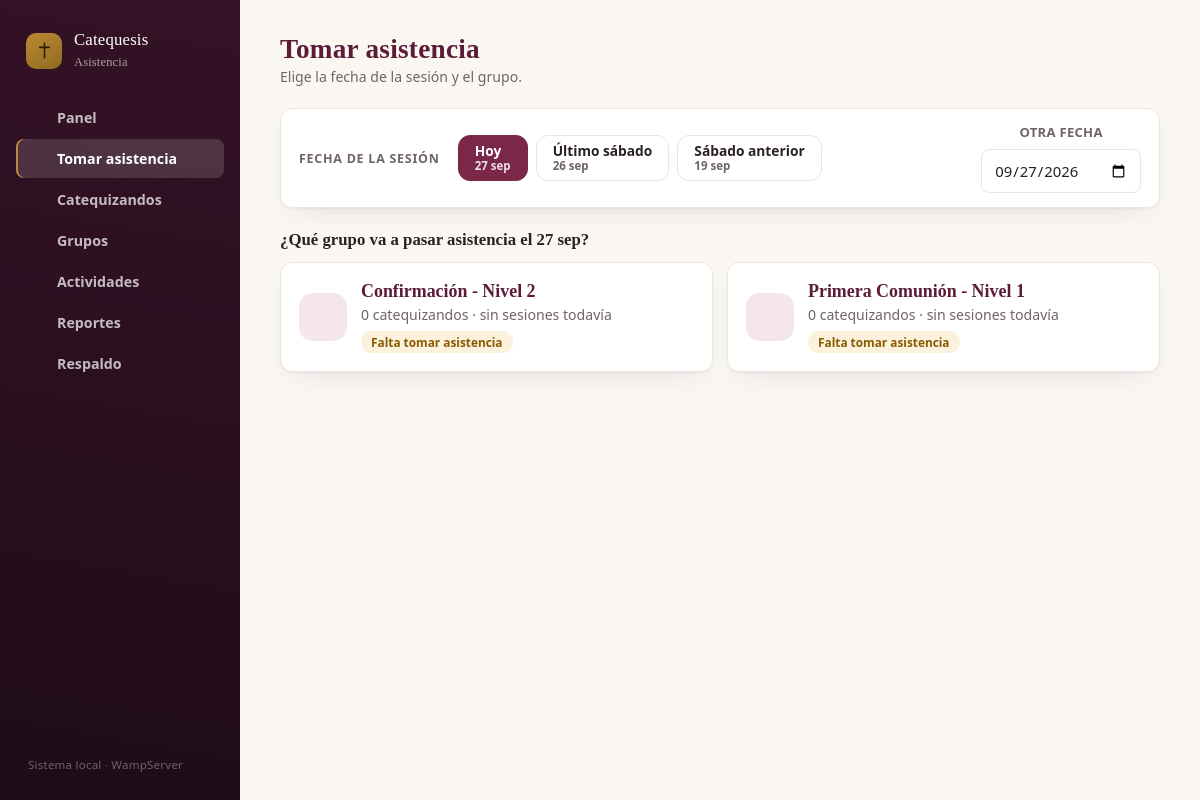
The page /asistencia.php on the database its author committed.
### tables this page shows
CREATE TABLE grupos (
  id INT AUTO_INCREMENT PRIMARY KEY,
  nombre VARCHAR(100) NOT NULL,
  descripcion VARCHAR(255) NULL,
  dia_semana VARCHAR(20) NULL,
  meta_puntos DECIMAL(5,1) NULL,  
  creado_en TIMESTAMP DEFAULT CURRENT_TIMESTAMP
);

### includes/functions.php (called while the page is built, shortened)
<?php
function e(?string $value): string
{
    return htmlspecialchars($value ?? '', ENT_QUOTES, 'UTF-8');
}
function asset(string $ruta): string
{
    $archivo = __DIR__ . '/../' . $ruta;
    return $ruta . '?v=' . (is_file($archivo) ? filemtime($archivo) : time());
}

### asistencia.php (the view, shortened to what this page needs)
<?php
require __DIR__ . '/config/db.php';
require __DIR__ . '/includes/functions.php';
$grupos = $pdo->query('SELECT * FROM grupos ORDER BY nombre')->fetchAll();
$hoy = date('Y-m-d');
$grupo_id = (int) ($_GET['grupo'] ?? 0);
$fecha = (string) ($_GET['fecha'] ?? $hoy);
$grupoActual = null;
if (!$grupoActual) {
    $grupo_id = 0;
}
$estudiantes = [];
$sesion = null;
$mesesCorto = ['', 'ene', 'feb', 'mar', 'abr', 'may', 'jun', 'jul', 'ago', 'sep', 'oct', 'nov', 'dic'];
$mesesHero = ['', 'ENE', 'FEB', 'MAR', 'ABR', 'MAY', 'JUN', 'JUL', 'AGO', 'SEP', 'OCT', 'NOV', 'DIC'];
$corta = fn(string $f) => date('j', strtotime($f)) . ' ' . $mesesCorto[(int) date('n', strtotime($f))];
$ultimoSabado = date('Y-m-d', strtotime($hoy . ' -' . ((((int) date('w', strtotime($hoy))) + 1) % 7) . ' days'));
$atajos = [['Hoy', $hoy]];
if ($ultimoSabado !== $hoy) {
    $atajos[] = ['Último sábado', $ultimoSabado];
}
$atajos[] = ['Sábado anterior', date('Y-m-d', strtotime($ultimoSabado . ' -7 days'))];
$urlFecha = fn(string $f) => 'asistencia.php?' . ($grupo_id ? 'grupo=' . $grupo_id . '&' : '') . 'fecha=' . urlencode($f);
require __DIR__ . '/includes/header.php';
?>
<?php if ($grupo_id && $estudiantes): $ts = strtotime($fecha); ?>
<div class="hero-act">
    <div class="act-date"><?= $mesesHero[(int) date('n', $ts)] ?><strong><?= date('j', $ts) ?></strong></div>
    <div class="hero-main">
        <h1 class="hero-title"><?= e($grupoActual['nombre']) ?></h1>
        <div class="hero-pills">
            <span class="pill"><?= e(fecha_larga($ts)) ?></span>
            <span class="pill"><?= count($estudiantes) ?> <?= count($estudiantes) === 1 ? 'catequizando' : 'catequizandos' ?></span>
            <?php if ($sesion): ?>
                <span class="pill pill-ok">Sesión registrada</span>
            <?php else: ?>
                <span class="pill pill-gold">Sesión nueva</span>
            <?php endif; ?>
            <?php if ($fecha > $hoy): ?><span class="pill pill-gold">Fecha futura</span><?php endif; ?>
        </div>
    </div>
    <div class="hero-tools no-print">
        <?php if ($sesion): ?><a class="btn" href="reportes_sesion.php?id=<?= (int) $sesion['id'] ?>">Ver detalle</a><?php endif; ?>
        <a class="btn" href="asistencia.php?fecha=<?= e(urlencode($fecha)) ?>">Cambiar grupo</a>
    </div>
</div>
<?php else: ?>
<div class="dash-hero">
    <div>
        <h1>Tomar asistencia</h1>
        <p class="muted dash-date">Elige la fecha de la sesión y el grupo.</p>
    </div>
</div>
<?php endif; ?>
<form class="card ctx-bar no-print" method="get" action="asistencia.php" id="form-fecha">
    <span class="ctx-label" id="lbl-fecha">Fecha de la sesión</span>
    <div class="ctx-chips" role="group" aria-labelledby="lbl-fecha">
        <?php foreach ($atajos as [$etq, $f]): ?>
            <a class="date-chip<?= $f === $fecha ? ' is-on' : '' ?>" href="<?= e($urlFecha($f)) ?>" <?= $f === $fecha ? 'aria-current="date"' : '' ?>>
                <?= e($etq) ?><small><?= e($corta($f)) ?></small>
            </a>
        <?php endforeach; ?>
    </div>
    <label class="ctx-date">Otra fecha
        <input type="date" name="fecha" value="<?= e($fecha) ?>" required>
    </label>
</form>
<?php if (!$grupos): ?>
    <div class="card"><div class="empty-state">
        <span class="empty-icon"><?= nav_icon('book') ?></span>
        <strong>Todavía no hay grupos</strong>
        <a class="btn btn-small btn-primary" href="grupos.php">Crear un grupo</a>
    </div></div>
<?php elseif (!$grupo_id): ?>
    <?php
    $stmt = $pdo->prepare('
        SELECT g.id, g.nombre, g.descripcion,
               (SELECT COUNT(*) FROM estudiantes e WHERE e.grupo_id = g.id) AS n_est,
               (SELECT MAX(s.fecha) FROM sesiones s WHERE s.grupo_id = g.id) AS ultima,
               EXISTS(SELECT 1 FROM sesiones s WHERE s.grupo_id = g.id AND s.fecha = ?) AS tiene_sesion
        FROM grupos g ORDER BY g.nombre
    ');
    $stmt->execute([$fecha]);
    $tarjetas = $stmt->fetchAll();
    ?>
    <h2 class="section-h">¿Qué grupo va a pasar asistencia el <?= e($corta($fecha)) ?>?</h2>
    <div class="group-grid">
    <?php foreach ($tarjetas as $g): ?>
        <a class="group-card" href="<?= e('asistencia.php?grupo=' . (int) $g['id'] . '&fecha=' . urlencode($fecha)) ?>">
            <span class="group-ico"><?= nav_icon('book') ?></span>
            <span class="group-body">
                <strong class="group-name"><?= e($g['nombre']) ?></strong>
                <span class="muted"><?= (int) $g['n_est'] ?> <?= (int) $g['n_est'] === 1 ? 'catequizando' : 'catequizandos' ?>
                    · <?= $g['ultima'] ? 'última sesión ' . e($corta($g['ultima'])) : 'sin sesiones todavía' ?></span>
                <span class="group-state <?= $g['tiene_sesion'] ? 'is-done' : 'is-todo' ?>">
                    <?= $g['tiene_sesion'] ? 'Ya registrada ese día' : 'Falta tomar asistencia' ?>
                </span>
            </span>
            <span class="group-go" aria-hidden="true"><?= nav_icon('arrow') ?></span>
        </a>
    <?php endforeach; ?>
    </div>
<?php endif; ?>
<?php require __DIR__ . '/includes/footer.php'; ?>

### includes/header.php (shortened to what this page needs)
<?php
$current_script = basename($_SERVER['SCRIPT_NAME']);
function nav_active(string $script, string $current): string
{
    return $script === $current ? 'active' : '';
}
function nav_icon(string $name): string
{
    $paths = [
        'home' => '<path d="M3 10.5 12 3l9 7.5"/><path d="M5 9.5V20a1 1 0 0 0 1 1h4v-6h4v6h4a1 1 0 0 0 1-1V9.5"/>',
        'check' => '<rect x="3" y="3" width="18" height="18" rx="3"/><path d="m8 12.5 2.5 2.5L16 9.5"/>',
        'users' => '<circle cx="9" cy="8" r="3.2"/><path d="M3.5 20c.5-3.2 2.8-5 5.5-5s5 1.8 5.5 5"/><path d="M15.5 6.2a3.2 3.2 0 0 1 0 6.1"/><path d="M17 15.3c2.4.4 4 2.1 4.5 4.7"/>',
        'book' => '<path d="M4 5.5A2.5 2.5 0 0 1 6.5 3H20v16H6.5A2.5 2.5 0 0 0 4 21.5z"/><path d="M4 19V5.5"/>',
        'chart' => '<path d="M4 20V10"/><path d="M12 20V4"/><path d="M20 20v-7"/><path d="M3 20h18"/>',
        'calendar' => '<rect x="3" y="5" width="18" height="16" rx="2"/><path d="M3 10h18"/><path d="M8 3v4"/><path d="M16 3v4"/>',
        'trend' => '<path d="M3 17l6-6 4 4 8-8"/><path d="M15 7h6v6"/>',
        'db' => '<ellipse cx="12" cy="6" rx="8" ry="3"/><path d="M4 6v6c0 1.7 3.6 3 8 3s8-1.3 8-3V6"/><path d="M4 12v6c0 1.7 3.6 3 8 3s8-1.3 8-3v-6"/>',
        'edit' => '<path d="M4 20h4L19 9l-4-4L4 16z"/><path d="M13.5 6.5l4 4"/>',
        'trash' => '<path d="M4 7h16"/><path d="M9 7V4h6v3"/><path d="M6 7l1 13h10l1-13"/><path d="M10 11v5"/><path d="M14 11v5"/>',
        'plus' => '<path d="M12 5v14"/><path d="M5 12h14"/>',
        'search' => '<circle cx="11" cy="11" r="6"/><path d="M20 20l-4-4"/>',
        'x' => '<path d="M6 6l12 12"/><path d="M18 6L6 18"/>',
        'clock' => '<circle cx="12" cy="12" r="9"/><path d="M12 7v5l3 2"/>',
        'undo' => '<path d="M9 14L4 9l5-5"/><path d="M4 9h10a6 6 0 010 12h-3"/>',
        'star' => '<path d="M12 2.5l2.9 6.5 6.9.7-5.2 4.8 1.5 6.9L12 17.8l-6.1 3.6 1.5-6.9-5.2-4.8 6.9-.7z"/>',
        'tick' => '<path d="m5 12.5 4.5 4.5L19 7.5"/>',
        'cross' => '<path d="M12 3v18"/><path d="M6.5 9h11"/>',
        'lock' => '<rect x="5" y="11" width="14" height="10" rx="2"/><path d="M8 11V8a4 4 0 0 1 8 0v3"/>',
        'arrow' => '<path d="M5 12h14"/><path d="m13 6 6 6-6 6"/>',
    ];
    return '<svg class="nav-icon" aria-hidden="true" focusable="false" viewBox="0 0 24 24" fill="none" stroke="currentColor" stroke-width="1.8" stroke-linecap="round" stroke-linejoin="round">' . ($paths[$name] ?? '') . '</svg>';
}
?>
<!DOCTYPE html>
<html lang="es">
<head>
<link rel="stylesheet" href="<?= asset('assets/css/style.css') ?>">
</head>
<body>
<div class="app-shell">
<aside class="sidebar">
    <a class="brand" href="dashboard.php">
        <span class="brand-mark">
            <svg viewBox="0 0 24 24" fill="none" stroke="currentColor" stroke-width="2" stroke-linecap="round"><path d="M12 3v18"/><path d="M6 8h12"/></svg>
        </span>
        <span class="brand-text">Catequesis<br><em>Asistencia</em></span>
    </a>
    <nav class="mainnav">
        <a class="<?= nav_active('dashboard.php', $current_script) ?>" href="dashboard.php"><?= nav_icon('home') ?><span>Panel</span></a>
        <a class="<?= nav_active('asistencia.php', $current_script) ?>" href="asistencia.php"><?= nav_icon('check') ?><span>Tomar asistencia</span></a>
        <a class="<?= nav_active('estudiantes.php', $current_script) ?>" href="estudiantes.php"><?= nav_icon('users') ?><span>Catequizandos</span></a>
        <a class="<?= nav_active('grupos.php', $current_script) ?>" href="grupos.php"><?= nav_icon('book') ?><span>Grupos</span></a>
        <a class="<?= in_array($current_script, ['actividades.php', 'actividad.php'], true) ? 'active' : '' ?>" href="actividades.php"><?= nav_icon('star') ?><span>Actividades</span></a>
        <a class="<?= nav_active('reportes.php', $current_script) ?>" href="reportes.php"><?= nav_icon('chart') ?><span>Reportes</span></a>
        <a class="<?= nav_active('respaldo.php', $current_script) ?>" href="respaldo.php"><?= nav_icon('db') ?><span>Respaldo</span></a>
    </nav>
    <div class="sidebar-foot">Sistema local · WampServer</div>
</aside>
<div class="main-col">
<main class="page">

### rows shown on the page
grupos: nombre "Confirmación - Nivel 2", n_est "0"
grupos: nombre "Primera Comunión - Nivel 1", n_est "0"

### other values the page prints
$etq "Hoy"
$corta($f) "27 sep"
$etq "Último sábado"
$corta($f) "26 sep"
$etq "Sábado anterior"
$corta($f) "19 sep"
$corta($fecha) "27 sep"
